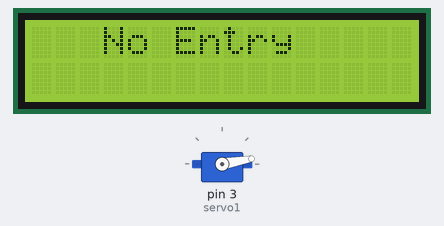
Recording of a sketch running on a simulated Arduino Uno, built with avr-gcc and run on an emulated ATmega328P. Shown: servo, 16×2 character LCD.

Above: at 4.1 s.
At 125.4 s:
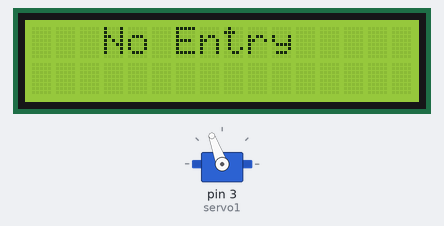
Timing chart, 0 to 130.0 s (numbered marks = the images above):
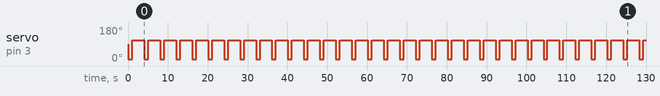

The sketch:

sketch_feb24a.ino
```cpp
#include<Servo.h>
#include<LiquidCrystal_I2C.h>
#include<Wire.h>
LiquidCrystal_I2C lcd (0x27,16,2);
Servo servo1;
void setup()
{
  servo1.attach(3);
  lcd.begin();
}
int i=1;
void servo()
{
  servo1.write(10);
  delay(1000);
  servo1.write(110);
  delay(3000);
}
void loop()
{
  if(i==1)
  {
    servo();
  }

  lcd.setCursor(3,0);
  lcd.print("No Entry");


}
```

Measured:
- by itself, servo on pin 3 (servo1): alternates 110° for 3.0 s and 10° for 1.0 s
